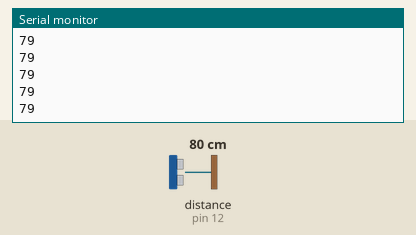
Simulated run of this sketch. Board: Arduino Uno, built with avr-gcc and run on an emulated ATmega328P. Shown: the last lines printed to the serial monitor. Wiring (inferred from the names in the program): ultrasonic range finder: trigger pin 11; echo pin 12. Inputs (shaded band) come from the test bench; at power-on: distance to the obstacle (sensor on pin 12) 80 cm. The echo pulse lasts 58.3 µs per cm.

Above: at 1.2 s.
1.3 s: distance to the obstacle (sensor on pin 12) set to 2 cm
At 1.6 s:
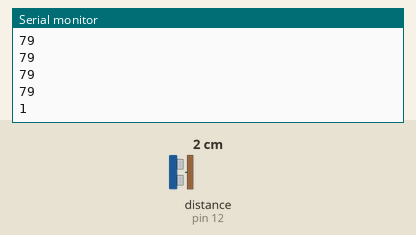
2.8 s: distance to the obstacle (sensor on pin 12) set to 4 cm
At 2.8 s:
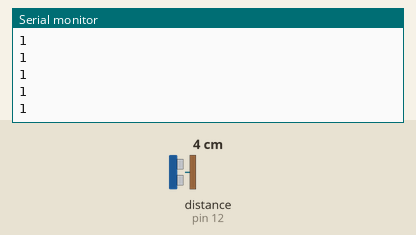
Timing chart, 0 to 5.8 s (numbered marks = the images above; inputs shaded):
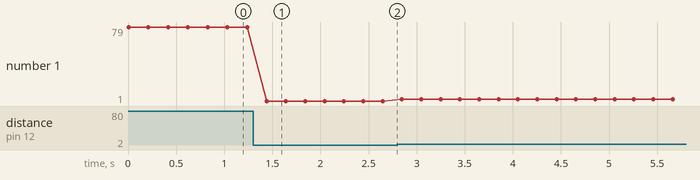

Measured:
- after the input at 1.3 s, the serial monitor: prints a new line after 0.14 s (image 1)
- plotted number 1: 79 → 1 after the input at 1.3 s, 1 → 3 after the input at 2.8 s

The sketch:

Main.INO
```cpp
#define trigPin 11
#define echoPin 12
long duration, distance;
void setup() {
Serial.begin (9600);
pinMode(trigPin, OUTPUT);
pinMode(echoPin, INPUT);
}
void loop() {
digitalWrite(trigPin, LOW);
delayMicroseconds(100);
digitalWrite(trigPin, HIGH);
delayMicroseconds(100);
digitalWrite(trigPin, LOW);
duration = pulseIn(echoPin, HIGH);
distance = (duration/2) * 0.0343; // 343 * (100/1000000) = 343/10000
Serial.println(distance);
delay(200);
}
```
